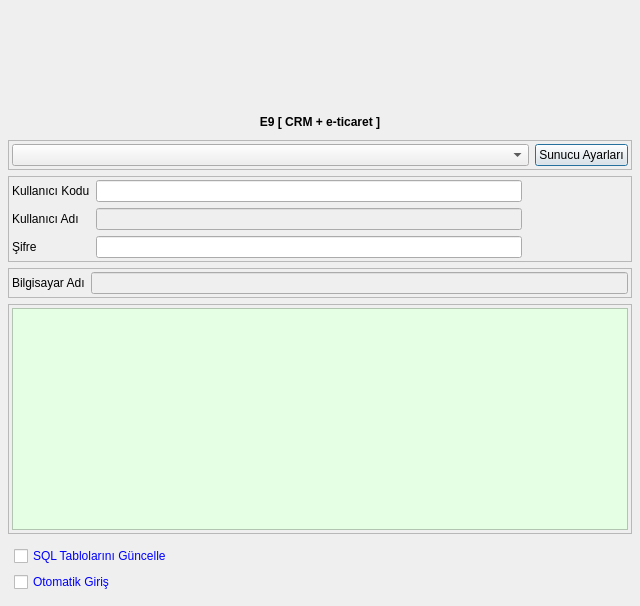
<?xml version="1.0" encoding="UTF-8"?>
<ui version="4.0">
 <class>LOGIN_BATCH</class>
 <widget class="QDialog" name="LOGIN_BATCH">
  <property name="geometry">
   <rect>
    <x>0</x>
    <y>0</y>
    <width>640</width>
    <height>606</height>
   </rect>
  </property>
  <property name="sizePolicy">
   <sizepolicy hsizetype="Expanding" vsizetype="Expanding">
    <horstretch>0</horstretch>
    <verstretch>0</verstretch>
   </sizepolicy>
  </property>
  <property name="minimumSize">
   <size>
    <width>640</width>
    <height>480</height>
   </size>
  </property>
  <property name="maximumSize">
   <size>
    <width>800</width>
    <height>800</height>
   </size>
  </property>
  <property name="windowTitle">
   <string>Giriş Ekranı</string>
  </property>
  <property name="toolTip">
   <string/>
  </property>
  <layout class="QGridLayout" name="gridLayout_6">
   <property name="sizeConstraint">
    <enum>QLayout::SetNoConstraint</enum>
   </property>
   <property name="margin">
    <number>3</number>
   </property>
   <item row="0" column="0">
    <widget class="QWidget" name="widget_sql_bilgileri" native="true">
     <property name="sizePolicy">
      <sizepolicy hsizetype="Expanding" vsizetype="Fixed">
       <horstretch>0</horstretch>
       <verstretch>0</verstretch>
      </sizepolicy>
     </property>
     <property name="maximumSize">
      <size>
       <width>381</width>
       <height>110</height>
      </size>
     </property>
     <layout class="QGridLayout" name="gridLayout_8" rowstretch="1,0,1" columnstretch="4,0,4">
      <property name="margin">
       <number>3</number>
      </property>
      <item row="1" column="1">
       <widget class="QLabel" name="label_logo">
        <property name="sizePolicy">
         <sizepolicy hsizetype="Fixed" vsizetype="Minimum">
          <horstretch>0</horstretch>
          <verstretch>0</verstretch>
         </sizepolicy>
        </property>
        <property name="maximumSize">
         <size>
          <width>340</width>
          <height>192</height>
         </size>
        </property>
        <property name="text">
         <string/>
        </property>
        <property name="pixmap">
         <pixmap>:/yonetim_icons/adak_logo.png</pixmap>
        </property>
        <property name="scaledContents">
         <bool>true</bool>
        </property>
        <property name="alignment">
         <set>Qt::AlignCenter</set>
        </property>
       </widget>
      </item>
      <item row="1" column="0">
       <spacer name="horizontalSpacer">
        <property name="orientation">
         <enum>Qt::Horizontal</enum>
        </property>
        <property name="sizeHint" stdset="0">
         <size>
          <width>40</width>
          <height>20</height>
         </size>
        </property>
       </spacer>
      </item>
      <item row="1" column="2">
       <spacer name="horizontalSpacer_2">
        <property name="orientation">
         <enum>Qt::Horizontal</enum>
        </property>
        <property name="sizeHint" stdset="0">
         <size>
          <width>40</width>
          <height>20</height>
         </size>
        </property>
       </spacer>
      </item>
      <item row="0" column="1">
       <spacer name="verticalSpacer">
        <property name="orientation">
         <enum>Qt::Vertical</enum>
        </property>
        <property name="sizeHint" stdset="0">
         <size>
          <width>20</width>
          <height>40</height>
         </size>
        </property>
       </spacer>
      </item>
      <item row="2" column="1">
       <spacer name="verticalSpacer_3">
        <property name="orientation">
         <enum>Qt::Vertical</enum>
        </property>
        <property name="sizeHint" stdset="0">
         <size>
          <width>20</width>
          <height>40</height>
         </size>
        </property>
       </spacer>
      </item>
     </layout>
    </widget>
   </item>
   <item row="1" column="0">
    <widget class="QLabel" name="label_program_adi">
     <property name="font">
      <font>
       <weight>75</weight>
       <bold>true</bold>
      </font>
     </property>
     <property name="text">
      <string>E9 [ CRM + e-ticaret ]</string>
     </property>
     <property name="alignment">
      <set>Qt::AlignCenter</set>
     </property>
    </widget>
   </item>
   <item row="2" column="0">
    <widget class="QWidget" name="widget_yonetim_bilgileri" native="true">
     <property name="sizePolicy">
      <sizepolicy hsizetype="Expanding" vsizetype="Expanding">
       <horstretch>0</horstretch>
       <verstretch>0</verstretch>
      </sizepolicy>
     </property>
     <property name="font">
      <font>
       <weight>50</weight>
       <bold>false</bold>
      </font>
     </property>
     <layout class="QGridLayout" name="gridLayout_4" rowstretch="1,3,3,10,1">
      <property name="margin">
       <number>5</number>
      </property>
      <item row="0" column="0">
       <widget class="QFrame" name="frame_sunucu_secimi">
        <property name="sizePolicy">
         <sizepolicy hsizetype="Expanding" vsizetype="Fixed">
          <horstretch>0</horstretch>
          <verstretch>0</verstretch>
         </sizepolicy>
        </property>
        <property name="frameShape">
         <enum>QFrame::StyledPanel</enum>
        </property>
        <property name="frameShadow">
         <enum>QFrame::Raised</enum>
        </property>
        <layout class="QGridLayout" name="gridLayout">
         <property name="margin">
          <number>3</number>
         </property>
         <item row="0" column="0">
          <widget class="QComboBox" name="combo_box_sql_profilleri">
           <property name="sizePolicy">
            <sizepolicy hsizetype="Expanding" vsizetype="Fixed">
             <horstretch>0</horstretch>
             <verstretch>0</verstretch>
            </sizepolicy>
           </property>
          </widget>
         </item>
         <item row="0" column="1">
          <widget class="QPushButton" name="push_button_sql_ayarlari">
           <property name="text">
            <string>Sunucu Ayarları</string>
           </property>
          </widget>
         </item>
        </layout>
       </widget>
      </item>
      <item row="1" column="0">
       <widget class="QFrame" name="frame_kullanici_bilgileri">
        <property name="sizePolicy">
         <sizepolicy hsizetype="Expanding" vsizetype="Fixed">
          <horstretch>0</horstretch>
          <verstretch>0</verstretch>
         </sizepolicy>
        </property>
        <property name="frameShape">
         <enum>QFrame::StyledPanel</enum>
        </property>
        <property name="frameShadow">
         <enum>QFrame::Raised</enum>
        </property>
        <layout class="QGridLayout" name="gridLayout_3" rowstretch="1,0,0" columnstretch="1,20,5">
         <property name="margin">
          <number>3</number>
         </property>
         <item row="0" column="0">
          <widget class="QLabel" name="label_kullanici_kodu">
           <property name="sizePolicy">
            <sizepolicy hsizetype="Fixed" vsizetype="Fixed">
             <horstretch>0</horstretch>
             <verstretch>0</verstretch>
            </sizepolicy>
           </property>
           <property name="text">
            <string>Kullanıcı Kodu</string>
           </property>
          </widget>
         </item>
         <item row="0" column="1">
          <widget class="QLineEdit" name="line_edit_kullanici_kodu">
           <property name="sizePolicy">
            <sizepolicy hsizetype="Expanding" vsizetype="Fixed">
             <horstretch>0</horstretch>
             <verstretch>0</verstretch>
            </sizepolicy>
           </property>
           <property name="minimumSize">
            <size>
             <width>0</width>
             <height>0</height>
            </size>
           </property>
           <property name="maximumSize">
            <size>
             <width>16777215</width>
             <height>16777215</height>
            </size>
           </property>
           <property name="font">
            <font>
             <weight>75</weight>
             <bold>true</bold>
            </font>
           </property>
          </widget>
         </item>
         <item row="2" column="0">
          <widget class="QLabel" name="label_kullanici_parola">
           <property name="sizePolicy">
            <sizepolicy hsizetype="Fixed" vsizetype="Fixed">
             <horstretch>0</horstretch>
             <verstretch>0</verstretch>
            </sizepolicy>
           </property>
           <property name="text">
            <string>Şifre</string>
           </property>
          </widget>
         </item>
         <item row="2" column="1">
          <widget class="QLineEdit" name="line_edit_kullanici_sifre">
           <property name="sizePolicy">
            <sizepolicy hsizetype="Expanding" vsizetype="Fixed">
             <horstretch>0</horstretch>
             <verstretch>0</verstretch>
            </sizepolicy>
           </property>
           <property name="minimumSize">
            <size>
             <width>0</width>
             <height>0</height>
            </size>
           </property>
           <property name="maximumSize">
            <size>
             <width>16777215</width>
             <height>16777215</height>
            </size>
           </property>
           <property name="font">
            <font>
             <weight>75</weight>
             <bold>true</bold>
            </font>
           </property>
           <property name="echoMode">
            <enum>QLineEdit::Password</enum>
           </property>
          </widget>
         </item>
         <item row="0" column="2">
          <spacer name="horizontalSpacer_3">
           <property name="orientation">
            <enum>Qt::Horizontal</enum>
           </property>
           <property name="sizeHint" stdset="0">
            <size>
             <width>40</width>
             <height>20</height>
            </size>
           </property>
          </spacer>
         </item>
         <item row="1" column="0">
          <widget class="QLabel" name="label_kullanici_adi">
           <property name="sizePolicy">
            <sizepolicy hsizetype="Fixed" vsizetype="Fixed">
             <horstretch>0</horstretch>
             <verstretch>0</verstretch>
            </sizepolicy>
           </property>
           <property name="text">
            <string>Kullanıcı Adı</string>
           </property>
          </widget>
         </item>
         <item row="1" column="1">
          <widget class="QLineEdit" name="line_edit_kullanici_adi">
           <property name="enabled">
            <bool>false</bool>
           </property>
           <property name="font">
            <font>
             <weight>75</weight>
             <bold>true</bold>
            </font>
           </property>
           <property name="maxLength">
            <number>50</number>
           </property>
          </widget>
         </item>
        </layout>
       </widget>
      </item>
      <item row="3" column="0">
       <widget class="QFrame" name="frame">
        <property name="sizePolicy">
         <sizepolicy hsizetype="Expanding" vsizetype="Expanding">
          <horstretch>0</horstretch>
          <verstretch>0</verstretch>
         </sizepolicy>
        </property>
        <property name="frameShape">
         <enum>QFrame::StyledPanel</enum>
        </property>
        <property name="frameShadow">
         <enum>QFrame::Raised</enum>
        </property>
        <layout class="QGridLayout" name="gridLayout_5">
         <property name="margin">
          <number>3</number>
         </property>
         <item row="1" column="0" colspan="2">
          <widget class="QTextEdit" name="text_edit_status">
           <property name="focusPolicy">
            <enum>Qt::NoFocus</enum>
           </property>
           <property name="styleSheet">
            <string notr="true">background-color: rgb(229, 255, 228);</string>
           </property>
           <property name="html">
            <string>&lt;!DOCTYPE HTML PUBLIC &quot;-//W3C//DTD HTML 4.0//EN&quot; &quot;http://www.w3.org/TR/REC-html40/strict.dtd&quot;&gt;
&lt;html&gt;&lt;head&gt;&lt;meta name=&quot;qrichtext&quot; content=&quot;1&quot; /&gt;&lt;style type=&quot;text/css&quot;&gt;
p, li { white-space: pre-wrap; }
&lt;/style&gt;&lt;/head&gt;&lt;body style=&quot; font-family:'DejaVu Sans'; font-size:17pt; font-weight:400; font-style:normal;&quot;&gt;
&lt;p style=&quot;-qt-paragraph-type:empty; margin-top:0px; margin-bottom:0px; margin-left:0px; margin-right:0px; -qt-block-indent:0; text-indent:0px; font-family:'Monospace'; font-size:9pt;&quot;&gt;&lt;br /&gt;&lt;/p&gt;&lt;/body&gt;&lt;/html&gt;</string>
           </property>
          </widget>
         </item>
        </layout>
       </widget>
      </item>
      <item row="4" column="0">
       <widget class="QWidget" name="widget_giris" native="true">
        <property name="sizePolicy">
         <sizepolicy hsizetype="Expanding" vsizetype="Fixed">
          <horstretch>0</horstretch>
          <verstretch>0</verstretch>
         </sizepolicy>
        </property>
        <layout class="QGridLayout" name="gridLayout_16">
         <property name="margin">
          <number>6</number>
         </property>
         <item row="0" column="0">
          <layout class="QGridLayout" name="gridLayout_2" columnstretch="10,0">
           <item row="0" column="0">
            <widget class="QCheckBox" name="check_box_sql_tablolarini_guncelle">
             <property name="sizePolicy">
              <sizepolicy hsizetype="Expanding" vsizetype="Expanding">
               <horstretch>0</horstretch>
               <verstretch>0</verstretch>
              </sizepolicy>
             </property>
             <property name="toolTip">
              <string>Seçim yapılırsa programa giriş esnasında veritabanını güncelleştirir</string>
             </property>
             <property name="styleSheet">
              <string notr="true">color:blue; font: 9pt &quot;Sans Serif&quot;;</string>
             </property>
             <property name="text">
              <string>SQL Tablolarını Güncelle</string>
             </property>
             <property name="iconSize">
              <size>
               <width>32</width>
               <height>32</height>
              </size>
             </property>
            </widget>
           </item>
           <item row="1" column="0">
            <widget class="QCheckBox" name="check_box_otomatik_login">
             <property name="sizePolicy">
              <sizepolicy hsizetype="Expanding" vsizetype="Expanding">
               <horstretch>0</horstretch>
               <verstretch>0</verstretch>
              </sizepolicy>
             </property>
             <property name="toolTip">
              <string>Bu alan işaretlenirse, programa bundan sonraki girişlerde giriş ekranı görünmeden direkt giriş yapılır</string>
             </property>
             <property name="styleSheet">
              <string notr="true">color:blue; font: 9pt &quot;Sans Serif&quot;;</string>
             </property>
             <property name="text">
              <string>Otomatik Giriş</string>
             </property>
             <property name="iconSize">
              <size>
               <width>32</width>
               <height>32</height>
              </size>
             </property>
            </widget>
           </item>
           <item row="0" column="1" rowspan="2">
            <widget class="QWidget" name="widget_batch_buttons" native="true">
             <property name="sizePolicy">
              <sizepolicy hsizetype="Fixed" vsizetype="Fixed">
               <horstretch>0</horstretch>
               <verstretch>0</verstretch>
              </sizepolicy>
             </property>
            </widget>
           </item>
          </layout>
         </item>
        </layout>
       </widget>
      </item>
      <item row="2" column="0">
       <widget class="QFrame" name="frame_bilgisayar_bilgileri">
        <property name="sizePolicy">
         <sizepolicy hsizetype="Expanding" vsizetype="Fixed">
          <horstretch>0</horstretch>
          <verstretch>0</verstretch>
         </sizepolicy>
        </property>
        <property name="frameShape">
         <enum>QFrame::StyledPanel</enum>
        </property>
        <property name="frameShadow">
         <enum>QFrame::Raised</enum>
        </property>
        <layout class="QGridLayout" name="gridLayout_7" rowstretch="1" columnstretch="1,0">
         <property name="margin">
          <number>3</number>
         </property>
         <item row="0" column="0">
          <widget class="QLabel" name="label_bilgisayar_adi">
           <property name="sizePolicy">
            <sizepolicy hsizetype="Fixed" vsizetype="Fixed">
             <horstretch>0</horstretch>
             <verstretch>0</verstretch>
            </sizepolicy>
           </property>
           <property name="text">
            <string>Bilgisayar Adı</string>
           </property>
          </widget>
         </item>
         <item row="0" column="1">
          <widget class="QLineEdit" name="lineEdit_bilgisayar_adi">
           <property name="enabled">
            <bool>false</bool>
           </property>
           <property name="sizePolicy">
            <sizepolicy hsizetype="Expanding" vsizetype="Fixed">
             <horstretch>0</horstretch>
             <verstretch>0</verstretch>
            </sizepolicy>
           </property>
           <property name="minimumSize">
            <size>
             <width>0</width>
             <height>0</height>
            </size>
           </property>
           <property name="maximumSize">
            <size>
             <width>16777215</width>
             <height>16777215</height>
            </size>
           </property>
           <property name="font">
            <font>
             <weight>75</weight>
             <bold>true</bold>
            </font>
           </property>
           <property name="readOnly">
            <bool>false</bool>
           </property>
          </widget>
         </item>
        </layout>
       </widget>
      </item>
     </layout>
    </widget>
   </item>
  </layout>
 </widget>
 <tabstops>
  <tabstop>line_edit_kullanici_kodu</tabstop>
  <tabstop>line_edit_kullanici_sifre</tabstop>
  <tabstop>check_box_sql_tablolarini_guncelle</tabstop>
  <tabstop>check_box_otomatik_login</tabstop>
  <tabstop>combo_box_sql_profilleri</tabstop>
  <tabstop>push_button_sql_ayarlari</tabstop>
 </tabstops>
 <resources>
  <include location="yonetim_icons.qrc"/>
 </resources>
 <connections/>
</ui>
